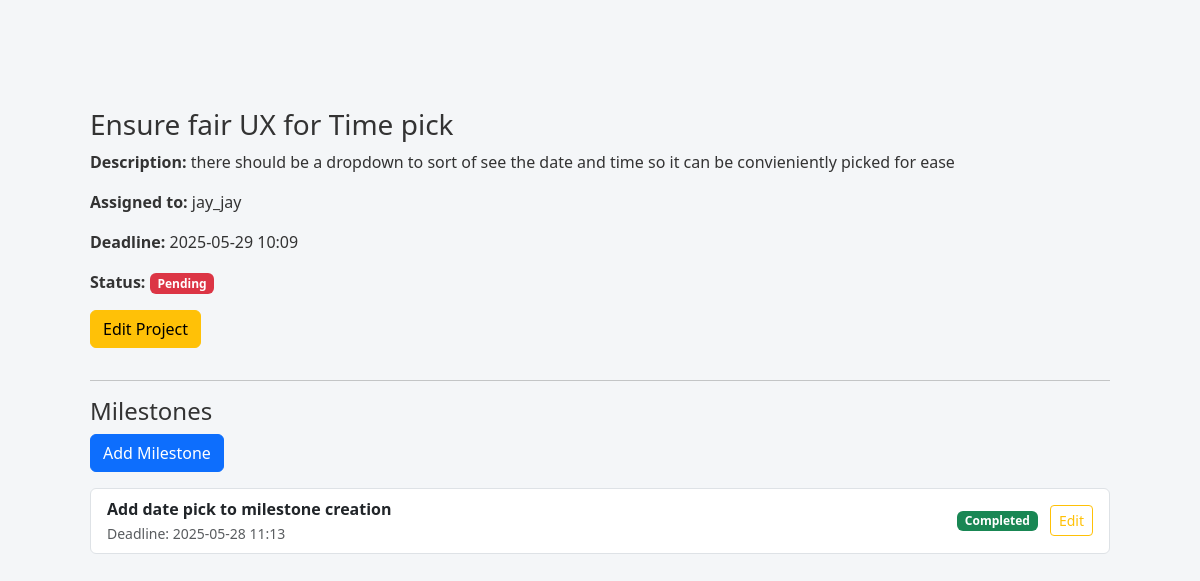
Before: /project/2 (signed in) with the older database file.
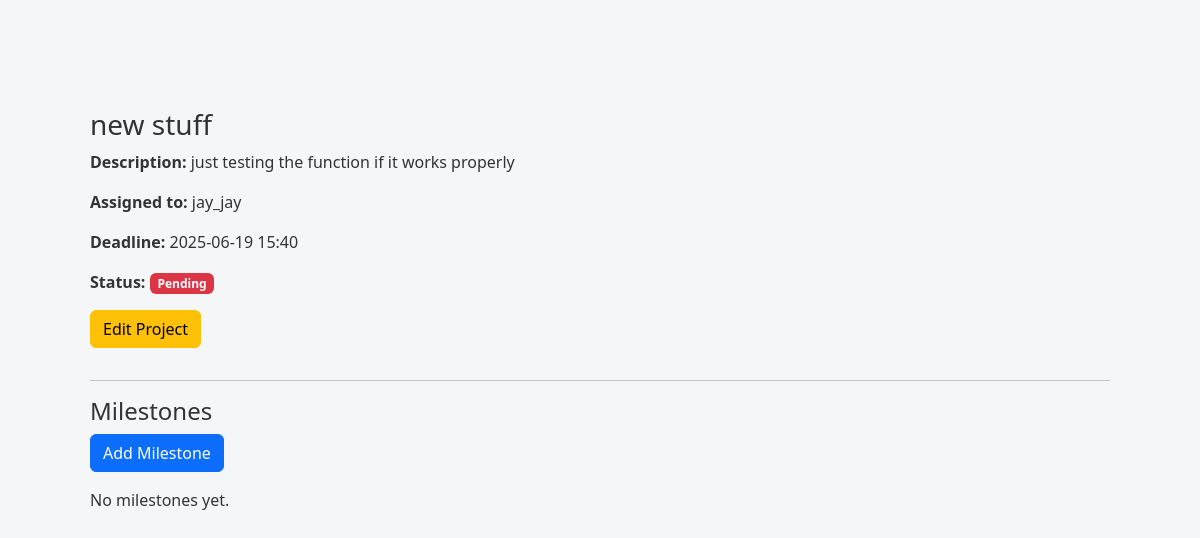
After: the same page with the newer database file.
### app/dbmodels.py (models this page shows, shortened)
class Project(db.Model):
    id = db.Column(db.Integer, primary_key=True)
    title = db.Column(db.String(150), nullable=False)
    description = db.Column(db.Text, nullable=False)
    tasks = db.relationship("Task", backref="project", cascade="all, delete-orphan", passive_deletes=True)
    milestones = db.relationship("Milestone", backref="project", cascade="all, delete-orphan", passive_deletes=True)
    user_id = db.Column(db.Integer, db.ForeignKey('user.id', ondelete="CASCADE"), nullable=False)
    user = db.relationship('User', back_populates='projects')
    deadline = db.Column(db.DateTime, nullable=False, default = datetime.now(timezone.utc)) # default to current time in UTC
    status = db.Column(db.String(20), nullable=False, default="Pending")
    comment = db.Column(db.Text, nullable=True)

class Milestone(db.Model):
    id = db.Column(db.Integer, primary_key=True)
    name = db.Column(db.String(140), nullable=False)
    deadline = db.Column(db.DateTime, nullable=False)
    project_id = db.Column(db.Integer, db.ForeignKey("project.id", ondelete="CASCADE"), nullable=False) # ondelete="CASCADE" ensures that if a project is deleted, its milestones are also deleted
    tasks = db.relationship("Task", backref="milestone", lazy="dynamic")
    status = db.Column(db.String(20), nullable=False, default="Pending")

### app/routes.py (the view)
@main.route("/project/<int:project_id>")
@login_required
def project_detail(project_id):
    project = Project.query.get_or_404(project_id)
    if project.user_id != current_user.id and current_user.role != 'admin':
        abort(403)
    milestones = Milestone.query.filter_by(project_id=project.id).order_by(Milestone.deadline).all()
    return render_template("project_detail.html", project=project, milestones=milestones)

### app/__init__.py (called while the page is built)
def create_app():
    app= Flask(__name__)
    app.config.from_object("config.Config") # load app config from config.py
    db.init_app(app)
    migrate.init_app(app, db)
    login_manager.init_app(app)
    from .admin import init_admin
    init_admin(app)
    login_manager.login_view = "main.login"
    login_manager.login_message_category ="info"
    from .dbmodels import User
    @login_manager.user_loader
    def load_user(user_id):
        return User.query.get(int(user_id))
    from .routes import main
    app.register_blueprint(main)
    return app

### app/templates/project_detail.html (shortened to what this page needs)
{% extends "base.html" %}
{% block content %}
<div class="container mt-4">
    <h3>{{ project.title }}</h3>
    <p><strong>Description:</strong> {{ project.description }}</p>
    <p><strong>Assigned to:</strong> {{ project.user.username }}</p>
    <p><strong>Deadline:</strong> {{ project.deadline.strftime('%Y-%m-%d %H:%M') if project.deadline else 'N/A' }}</p>
    <p><strong>Status:</strong>
      {% if project.status == 'Completed' %}
        <span class="badge bg-success">Completed</span>
      {% elif project.status == 'Pending' %}
        <span class="badge bg-danger">Pending</span>
      {% elif project.status == 'In Progress' %}
        <span class="badge bg-warning text-dark">In Progress</span>
      {% else %}
        <span class="badge bg-secondary">Unknown</span>
      {% endif %}
    </p>
    <a href="{{ url_for('main.edit_project', project_id=project.id) }}" class="btn btn-warning mb-3">Edit Project</a>
    <hr>
    <h4>Milestones</h4>
    <a href="{{ url_for('main.add_milestone', project_id=project.id) }}" class="btn btn-primary mb-3">Add Milestone</a>
    {% if milestones %}
        <ul class="list-group">
            {% for milestone in milestones %}
                <li class="list-group-item">
                    <div class="d-flex justify-content-between align-items-center">
                        <div>
                            <strong>{{ milestone.name }}</strong> <br>
                            <small class="text-muted">
                                Deadline: {{ milestone.deadline.strftime('%Y-%m-%d %H:%M') if milestone.deadline else 'No deadline set' }}
                            </small>
                        </div>
                        <div class="text-end">
                            {% if milestone.status == 'Completed' %}
                                <span class="badge bg-success">Completed</span>
                            {% elif milestone.status == 'Pending' %}
                                <span class="badge bg-danger">Pending</span>
                            {% elif milestone.status == 'In Progress' %}
                                <span class="badge bg-warning text-dark">In Progress</span>
                            {% else %}
                                <span class="badge bg-secondary">Unknown</span>
                            {% endif %}
                            <a href="{{ url_for('main.edit_milestone', milestone_id=milestone.id) }}" class="btn btn-sm btn-outline-warning ms-2">Edit</a>
                        </div>
                    </div>
                </li>
            {% endfor %}
        </ul>
    {% else %}
        <p>No milestones yet.</p>
    {% endif %}
</div>
{% endblock %}

Changed rows visible on the page:
removed Milestone: name "Add date pick to milestone creation", deadline "2025-05-28 11:13", status "Completed"
changed Project: title "Ensure fair UX for Time pick" → "new stuff"; description "there should be a dropdown to sort of see the date and time so it can be convieniently picked for ease" → "just testing the function if it works properly"; deadline "2025-05-29 10:09" → "2025-06-19 15:40"
Other visible differences:
text now shown: "No milestones yet."
